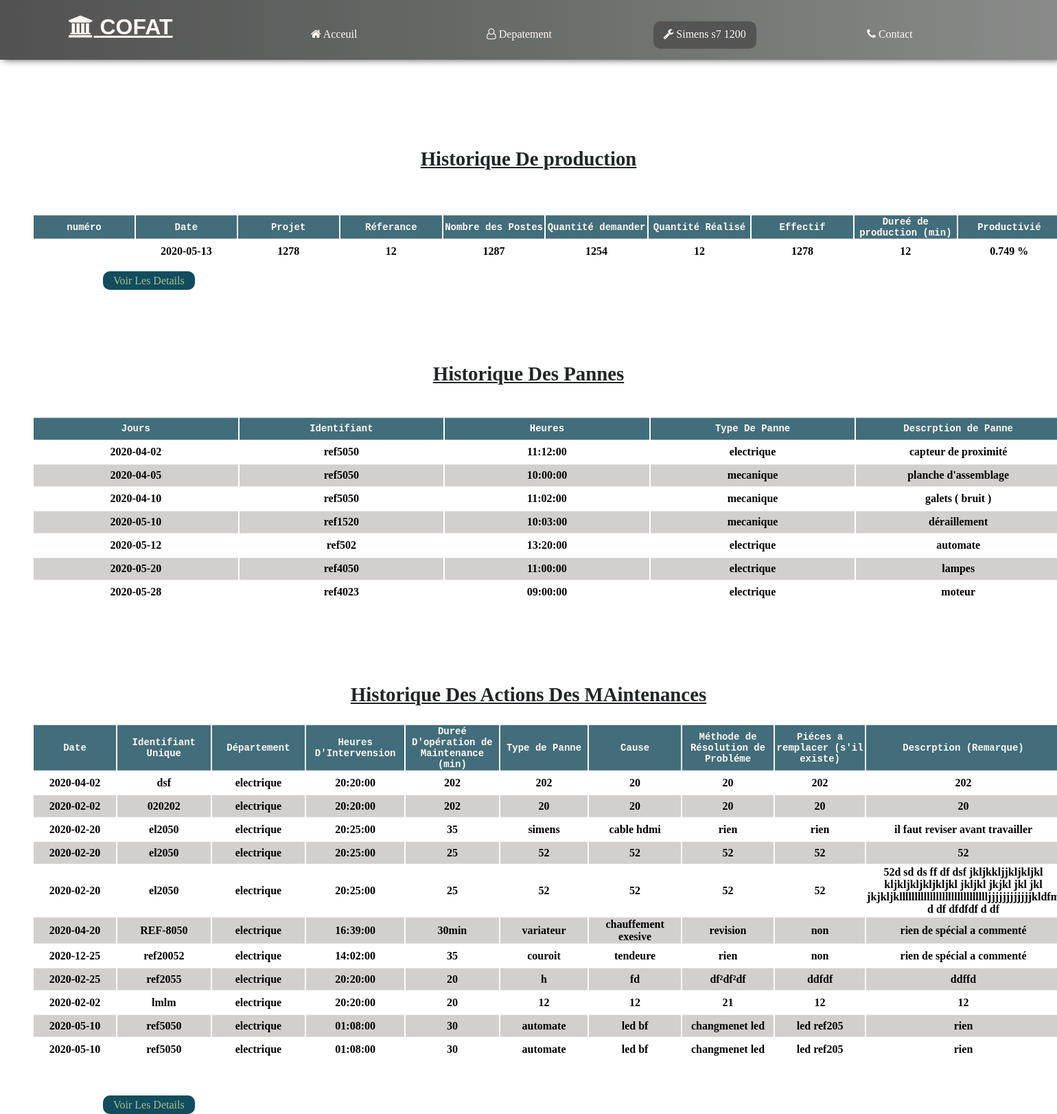
Page /siteweb/code/simens/home.php on the committed database.
### tables this page shows
CREATE TABLE IF NOT EXISTS `donee` (
  `date` date NOT NULL,
  `projet` varchar(100) NOT NULL,
  `ref` varchar(100) NOT NULL,
  `poste` varchar(100) NOT NULL,
  `demande` varchar(100) NOT NULL,
  `realise` varchar(100) NOT NULL,
  `duree` varchar(100) NOT NULL,
  `effectif` varchar(100) NOT NULL
);

### siteweb/code/simens/home.php (the view, shortened to what this page needs)
<!DOCTYPE html>
<html>
<head>
  <link rel="stylesheet" type="text/css" href="main.css">
  <link rel="stylesheet" type="text/css" href="https://stackpath.bootstrapcdn.com/font-awesome/4.7.0/css/font-awesome.min.css">
  <link rel="stylesheet" type="text/css" href="https://stackpath.bootstrapcdn.com/font-awesome/4.7.0/css/font-awesome.min.css">
  <link rel="stylesheet" type="text/css" href="production-historique.css">
</head>
<body class="photo">
    <header>
      <titre id="titre">
        <h1><i class="fa fa-university" ></i></i>  COFAT</h1>
      </titre>
     <div class="menu-bar">
     <ul>
         <li><a class=" col" href="#"><i class="fa fa-home"></i>   Acceuil</a> </li>
         <li><a class="col"href="login.php"><i class="fa fa-user-o"></i>  Depatement</a>
           </li>
         <li><a class="col active" href="#"><i class="fa fa-wrench"></i> Simens s7 1200</a>
        </li>
         <li><a class="col" href="https://www.linkedin.com/company/cofat-group/about/"><i class="fa fa-phone"></i>  Contact</a> </li>
     </ul>
     </div>
    </header>
   <br>
<div class="titre">
<h2> Historique De production </h2>
  </div>
<div class="effectif-2">
  <table>
    <tr class="case1">
    <th> numéro</th>
      <th> Date</th>
      <th> Projet</th>
      <th> Réferance</th>
      <th> Nombre des Postes </th>
      <th> Quantité demander</th>
      <th> Quantité Réalisé</th>
      <th> Effectif</th>
      <th> Dureé de production (min) </th>
      <th> Productivié</th>
   </tr>
<?php
require 'database.php';
$sql="SELECT * FROM donee";
$res=mysqli_query($conn,$sql);
$rowcount=mysqli_num_rows($res);
if ($rowcount>0) {
    while($row=mysqli_fetch_assoc($res)){
      $x=$row['demande'];
      $y=$row['realise'];
      $a=$row['effectif'];
      $b=$row['duree'];
   $h=12000/$x;
     $resultat=(($y*$h)/($a*$b))*100;
       echo'<tr>';
       echo '<th>'. $row['id'] .'</th>';
        echo '<th>'. $row['date'] .'</th>';
		echo '<th>'. $row['projet'] .'</th>';
		echo '<th>'. $row['ref'] .'</th>';
		echo '<th>'. $row['poste'] .'</th>';
		echo '<th>'. $row['demande'] .'</th>';
		echo '<th>'. $row['realise'] .'</th>';
		echo '<th>'. $row['effectif'] .'</th>';
		echo '<th>'. $row['duree'] .'</th>';
    echo '<th>'. number_format($resultat,3).' %</th>';
        echo '</tr>';
    }
    }
?>
</table>
</div>
<div>
<a class="page" href="recherche-finale.php"> Voir Les Details </a>
  </div>
  <div class="titre">
<h2> Historique Des Pannes </h2>
  </div>
    <div class="effectif">
<table>
    <tr class="case1">
      <th> Jours</th>
      <th> Identifiant</th>
      <th> Heures</th>
      <th> Type De Panne</th>
      <th> Descrption de Panne</th>
   </tr>
<?php
require 'database.php';
$sql="SELECT * FROM contact";
$res=mysqli_query($conn,$sql);
$rowcount=mysqli_num_rows($res);
if ($rowcount>0) {
    while($row=mysqli_fetch_assoc($res)){
       echo'<tr>';
       echo '<th>'. $row['jours'] .'</th>';
       echo '<th>'. $row['idt'] .'</th>';
       echo '<th>'. $row['heure'] .'</th>';
       echo '<th>'. $row['type'] .'</th>';
       echo '<th>'. $row['des'] .'</th>';
        echo '</tr>';
    }
    }
?>
 </table>
  <div class="titre">
<h2> Historique Des Actions Des MAintenances </h2>
  </div>
    <div class="effectif">
  <table>
    <tr class="case1">
      <th> Date </th>
      <th> Identifiant Unique  </th>
      <th> Département</th>
      <th> Heures D'Intervension</th>
      <th> Dureé D'opération de Maintenance (min)</th>
      <th> Type de Panne</th>
      <th> Cause  </th>
      <th> Méthode de Résolution de Probléme  </th>
      <th> Piéces a remplacer (s'il existe)</th>
      <th> Descrption (Remarque)</th>
   </tr>
   <?php
require 'database.php';
$sql="SELECT * FROM mainte";
$res=mysqli_query($conn,$sql);
$rowcount=mysqli_num_rows($res);
if ($rowcount>0) {
    while($row=mysqli_fetch_assoc($res)){
       echo '<tr>';
       echo '<th>'. $row['jours'] .'</th>';
        echo '<th>'. $row['idt'] .'</th>';
		echo '<th>'. $row['dep'] .'</th>';
		echo '<th>'. $row['heure'] .'</th>';
		echo '<th>'. $row['duree'] .'</th>';
		echo '<th>'. $row['type'] .'</th>';
		echo '<th>'. $row['cause'] .'</th>';
		echo '<th>'. $row['methodes'] .'</th>';
		echo '<th>'. $row['pieces'] .'</th>';
		echo '<th>'. $row['des'] .'</th>';
        echo '</tr>';
    }
    }
?>
</table>
</div>
<div>
<a class="page" href="maint-finale.php"> Voir Les Details </a>
  </div>
</body>
</html>

### siteweb/code/simens/main.css (style rules this page uses)
body { background-size: 97%; margin: 0; padding: 0; }
header { display: block; display: flex; background-image: linear-gradient(to right,rgb(9, 9, 9), #2a302b,rgb(89, 91, 89)); box-shadow: 5px 0px 10px #000; opacity: 0.7; }
titre { margin-left: 100px; color: seashell; text-decoration: underline; font-family: 'Lucida Grande', 'Lucida Sans Unicode', Geneva, Verdana, sans-serif; }
.menu-bar { text-align: center; }
.menu-bar ul { display: flex; list-style: none; padding-top: 15px; }
.menu-bar ul li { margin-left: 120px; }
.menu-bar ul li a { color: seashell; width: 150px; height: 30px; display: block; padding-top: 10px; text-decoration: none; }
.active { background-color:rgb(0,0,0,0.8) ; border-radius: 10px; }

### siteweb/code/simens/production-historique.css (style rules this page uses)
.effectif table td, .effectif table th { text-align: center; }
table { position: relative; z-index: 2; left: 5%; top: 20px; margin-bottom: 30px; transform: translate(-2%,-9%); width:1500px; text-align: center; }
tr:nth-child(odd) { background-color: rgb(211, 207, 207); }
tr:first-child { background-color: #426d7a; font-size: 14px; color: snow; font-family: 'Courier New', Courier, monospace; }
table th { width: 150px; height: 30px; }
.titre { font-size: larger; color: #212526; ; margin-top: 110px; margin-bottom: 50px; text-align: center; text-decoration: underline; }
.page { margin-bottom: 30px; margin-left: 150px; background-color: #104d5e; color: #abc08d; padding: 5px 15px; border-radius: 10px; text-decoration: none; }

### rows in the picture
donee: date "2020-05-13", projet "1278", ref "12", poste "1287", demande "1254", realise "12", effectif "1278", duree "12", resultat "0.749"

### other values in the picture
$row['jours'] "2020-04-02"
$row['idt'] "ref5050"
$row['heure'] "11:12:00"
$row['type'] "electrique"
$row['des'] "capteur de proximité"
$row['jours'] "2020-04-05"
$row['heure'] "10:00:00"
$row['type'] "mecanique"
$row['des'] "planche d'assemblage"
$row['jours'] "2020-04-10"
$row['heure'] "11:02:00"
$row['des'] "galets ( bruit )"
$row['jours'] "2020-05-10"
$row['idt'] "ref1520"
$row['heure'] "10:03:00"
